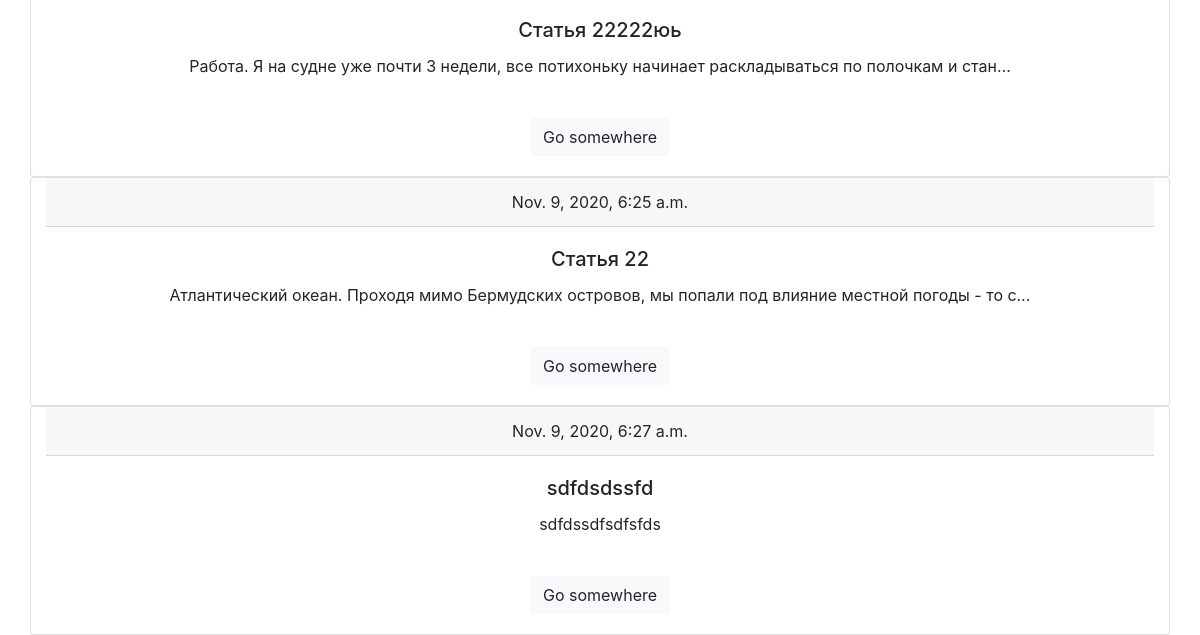
The app's page / (lower part), older data.
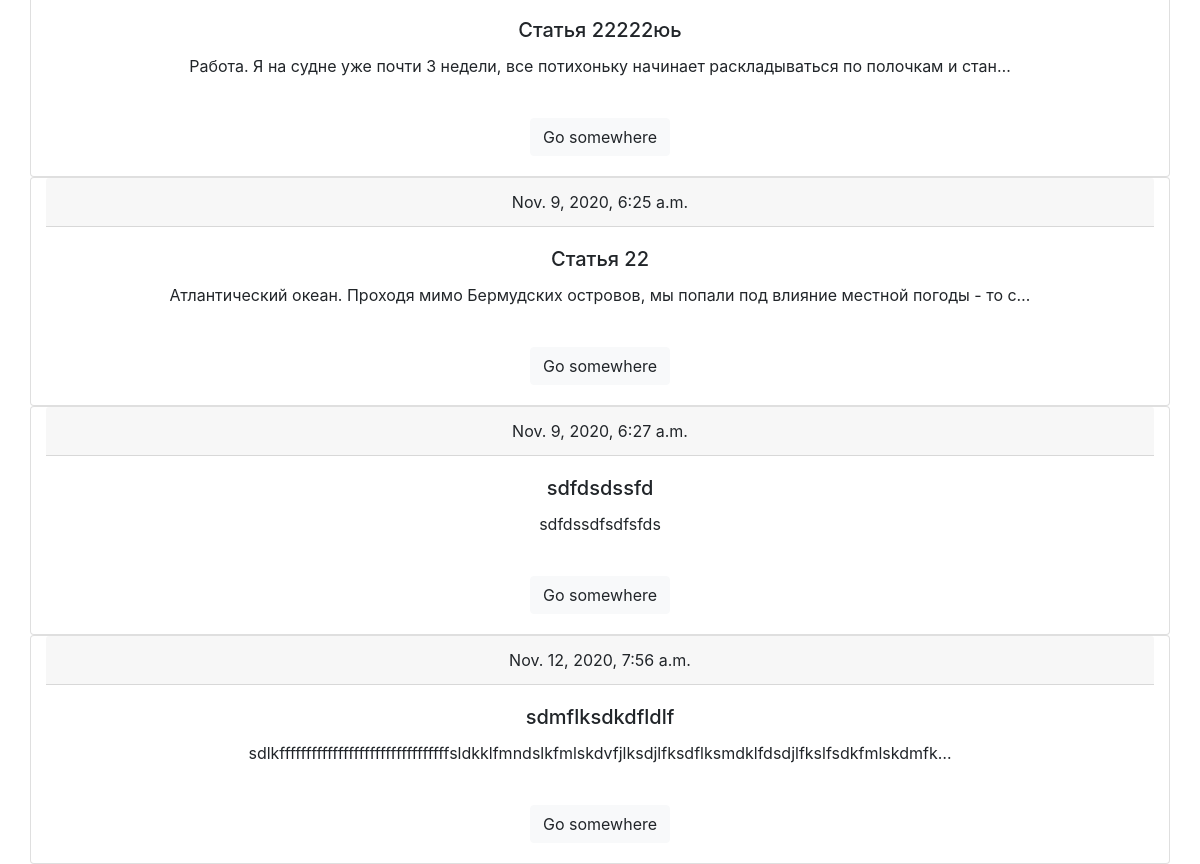
The same page, newer data.
### main/models.py (models this page shows, shortened)
class Article(models.Model):
    user_id = models.ForeignKey(User, on_delete=models.CASCADE, blank=True, null=True)
    create_date = models.DateTimeField(auto_now=True)
    title = models.CharField('title', max_length=100, null=False)
    body = models.TextField('body', null=False)

### main/views.py (the view)
# urls.py: path('', views.HomeListView.as_view()),
class HomeListView(ListView):
    model = Article
    template_name = 'main/index.html'
    context_object_name = 'articles'

### main/templates/main/index.html
{% extends 'main/base.html' %}
{% block content %}
{% for i in articles%}
<div class="card container">
  <div class="card-header">
      {{i.create_date}}
  </div>
  <div class="card-body">
    <h5 class="card-title">{{i.title}}</h5>
    <p class="card-text">{{i.body|truncatechars:"100"}}</p><br>
    <a href="/article/{{i.id}}" class="btn btn-light">Go somewhere</a>
  </div>
</div>
{% endfor %}
{% endblock %}

Row changes from the older to the newer data that the page shows:
added Article: create_date "Nov. 12, 2020, 7:56 a.m.", title "sdmflksdkdfldlf", body "sdlkffffffffffffffffffffffffffffffffsldkklfmndslkfmlskdvfjlksdjlfksdflksmdklfdsdjlfkslfsdkfmlskdmfk…"
